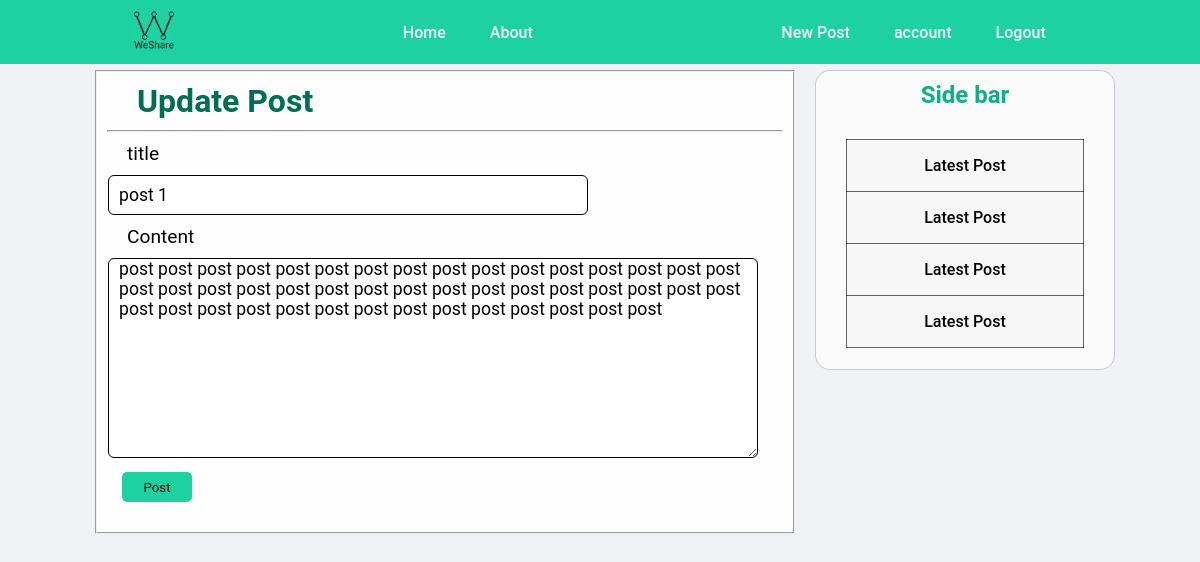
Page /post/4/update (signed in) on the committed database.
### blogapp/models.py (models this page shows, shortened)
class Post(db.Model):
    id = db.Column(db.Integer, primary_key=True)
    title = db.Column(db.String(100), nullable=False)
    date_posted = db.Column(db.DateTime, nullable=False, default=datetime.utcnow)
    content = db.Column(db.Text, nullable=False)
    user_id = db.Column(db.Integer, db.ForeignKey('user.id'), nullable=False)

### blogapp/posts/routes.py (the view)
@posts.route('/post/<int:post_id>/update', methods=['GET', 'POST'])
@login_required
def update_post(post_id):
    post = Post.query.get_or_404(post_id)
    if post.author != current_user:
        abort(403)
    form = PostForm()
    if form.validate_on_submit():
        post.title = form.title.data
        post.content = form.content.data
        db.session.commit()
        flash('Your Post has been updated' , 'success')
        return redirect(url_for('posts.post', post_id=post.id))
    elif request.method == 'GET':
        form.title.data = post.title
        form.content.data = post.content
    return  render_template('create_post.html' , title = 'Update Post' , form = form , legend = 'Update Post' )

### blogapp/posts/forms.py
class PostForm(FlaskForm):
    title = StringField('title' , validators=[DataRequired()])
    content = TextAreaField('Content' , validators=[DataRequired()])
    submit = SubmitField('Post')

### blogapp/models.py (called while the page is built)
@login_manager.user_loader
def load_user(user_id):
    return User.query.get(int(user_id))

### blogapp/templates/create_post.html (shortened to what this page needs)
{% extends 'layout.html' %}
{%block content%}
    <form method="POST" action="">
        <fieldset class="post-group">
            <h1>{{legend}}</h1>
            <hr>
            <table class="form-table">
                <tr class="form-label">
                    {{ form.title.label (class='form-label') }}
                </tr>
                <tr>
                    {% if form.title.errors %}
                        {{ form.title (class='form-input is-invalide') }}
                        <div class="invalide-feedback">
                            {% for error in form.title.errors %}
                                <span>{{ error }}</span>
                            {% endfor %}
                        </div>
                    {% else %}
                        {{ form.title (class='form-input') }}
                    {% endif %}
                </tr>
                <tr>
                    {{ form.content.label (class='form-label') }}
                </tr>
                <tr>
                    {{ form.content (class='content-input') }}
                </tr>
                <tr>
                    <div>
                        {{ form.submit (class='form-button') }}
                    </div>
                </tr>
            </table>
        </fieldset>
    </form>
{%endblock content%}

### blogapp/static/style.css (style rules this page uses)
* { font-family: 'Roboto' , sans-serif; box-sizing: border-box; margin : 0; padding: 0; }
body { background-color: #f1f2f6; font-size: medium; }
body { background-color: #f1f2f6; display: flex; justify-content: center; }
.form-table { border-collapse: collapse }
.form-label { display: block; margin: 10px 20px; font-size:1.2em; }
.form-input { width: 480px; height: 40px; margin-left: 1px; padding-left: 10px; border: 1px solid black; border-radius: 6px; font-size: 1.1em; }
.form-button { width: 70px; height: 30px; border : none; border-radius: 5px; background: #1dd1a1; margin: 10px 15px; }
.post-group { width: 700px; padding: 10px; margin: 10px; background-color: rgba(255, 255, 255, 0.9); }
.post-group h1 { padding-left: 30px; padding-bottom: 10px; color: #006e51; }
.content-input { width: 650px; height: 200px; margin-left: 1px; padding-left: 10px; border: 1px solid black; border-radius: 6px; font-size: 1.1em; }

### rows in the picture
Post: title "post 1", content "post post post post post post post post post post post post post post post post post post post post post post post post post post post post post post post post post post post post post post post post post post post post post post"

### other values in the picture
{{ legend }} "Update Post"
